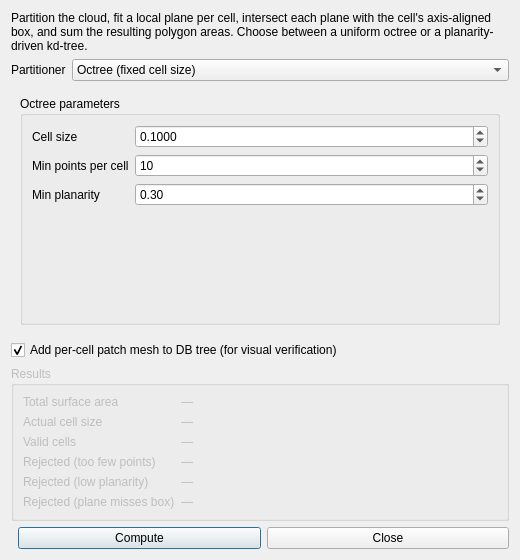
<?xml version="1.0" encoding="UTF-8"?>
<ui version="4.0">
 <class>OutcropAreaDialog</class>
 <widget class="QDialog" name="OutcropAreaDialog">
  <property name="geometry">
   <rect><x>0</x><y>0</y><width>520</width><height>560</height></rect>
  </property>
  <property name="windowTitle">
   <string>qTracer — Compute Outcrop Area</string>
  </property>
  <layout class="QVBoxLayout" name="mainLayout">
   <item>
    <widget class="QLabel" name="infoLabel">
     <property name="text">
      <string>Partition the cloud, fit a local plane per cell, intersect each plane with the cell's axis-aligned box, and sum the resulting polygon areas. Choose between a uniform octree or a planarity-driven kd-tree.</string>
     </property>
     <property name="wordWrap"><bool>true</bool></property>
    </widget>
   </item>

   <item>
    <layout class="QFormLayout">
     <item row="0" column="0"><widget class="QLabel"><property name="text"><string>Partitioner</string></property></widget></item>
     <item row="0" column="1">
      <widget class="QComboBox" name="partitionerComboBox">
       <item><property name="text"><string>Octree (fixed cell size)</string></property></item>
       <item><property name="text"><string>Kd-tree (adaptive, planarity-driven)</string></property></item>
      </widget>
     </item>
    </layout>
   </item>

   <item>
    <widget class="QStackedWidget" name="paramsStack">
     <property name="currentIndex"><number>0</number></property>

     <!-- Page 0: Octree params -->
     <widget class="QWidget" name="octreePage">
      <layout class="QVBoxLayout">
       <item>
        <widget class="QGroupBox" name="octreeParamsGroup">
         <property name="title"><string>Octree parameters</string></property>
         <layout class="QFormLayout">
          <item row="0" column="0"><widget class="QLabel"><property name="text"><string>Cell size</string></property></widget></item>
          <item row="0" column="1">
           <widget class="QDoubleSpinBox" name="cellSizeSpinBox">
            <property name="toolTip"><string>Approximate cube side length (world units). Actual value is snapped to the nearest octree level.</string></property>
            <property name="decimals"><number>4</number></property>
            <property name="minimum"><double>0.000100000000000</double></property>
            <property name="maximum"><double>10000.000000000000000</double></property>
            <property name="singleStep"><double>0.010000000000000</double></property>
            <property name="value"><double>0.100000000000000</double></property>
           </widget>
          </item>
          <item row="1" column="0"><widget class="QLabel"><property name="text"><string>Min points per cell</string></property></widget></item>
          <item row="1" column="1">
           <widget class="QSpinBox" name="minPointsSpinBox">
            <property name="minimum"><number>3</number></property>
            <property name="maximum"><number>1000000</number></property>
            <property name="value"><number>10</number></property>
           </widget>
          </item>
          <item row="2" column="0"><widget class="QLabel"><property name="text"><string>Min planarity</string></property></widget></item>
          <item row="2" column="1">
           <widget class="QDoubleSpinBox" name="minPlanaritySpinBox">
            <property name="toolTip"><string>Cells whose PCA planarity (λ2-λ3)/λ1 is below this threshold are skipped.</string></property>
            <property name="decimals"><number>2</number></property>
            <property name="minimum"><double>0.000000000000000</double></property>
            <property name="maximum"><double>1.000000000000000</double></property>
            <property name="singleStep"><double>0.050000000000000</double></property>
            <property name="value"><double>0.300000000000000</double></property>
           </widget>
          </item>
         </layout>
        </widget>
       </item>
      </layout>
     </widget>

     <!-- Page 1: Kd-tree params -->
     <widget class="QWidget" name="kdtreePage">
      <layout class="QVBoxLayout">
       <item>
        <widget class="QGroupBox" name="kdtreeParamsGroup">
         <property name="title"><string>Kd-tree parameters</string></property>
         <layout class="QFormLayout">
          <item row="0" column="0"><widget class="QLabel"><property name="text"><string>Max error (RMS)</string></property></widget></item>
          <item row="0" column="1">
           <widget class="QDoubleSpinBox" name="maxErrorSpinBox">
            <property name="toolTip"><string>Max per-leaf planar-fit RMS residual. Smaller = finer partitioning, more leaves.</string></property>
            <property name="decimals"><number>5</number></property>
            <property name="minimum"><double>0.000010000000000</double></property>
            <property name="maximum"><double>10000.000000000000000</double></property>
            <property name="singleStep"><double>0.001000000000000</double></property>
            <property name="value"><double>0.010000000000000</double></property>
           </widget>
          </item>
          <item row="1" column="0"><widget class="QLabel"><property name="text"><string>Min points per leaf</string></property></widget></item>
          <item row="1" column="1">
           <widget class="QSpinBox" name="minPointsKdSpinBox">
            <property name="toolTip"><string>Kd-tree never splits a cell below this. Also used to filter sparse leaves in the area sum.</string></property>
            <property name="minimum"><number>3</number></property>
            <property name="maximum"><number>1000000</number></property>
            <property name="value"><number>10</number></property>
           </widget>
          </item>
         </layout>
        </widget>
       </item>
      </layout>
     </widget>
    </widget>
   </item>

   <item>
    <widget class="QCheckBox" name="addPatchMeshCheckBox">
     <property name="text"><string>Add per-cell patch mesh to DB tree (for visual verification)</string></property>
     <property name="checked"><bool>true</bool></property>
    </widget>
   </item>

   <item>
    <widget class="QGroupBox" name="resultsGroup">
     <property name="title"><string>Results</string></property>
     <property name="enabled"><bool>false</bool></property>
     <layout class="QFormLayout">
      <item row="0" column="0"><widget class="QLabel"><property name="text"><string>Total surface area</string></property></widget></item>
      <item row="0" column="1"><widget class="QLabel" name="totalAreaLabel"><property name="text"><string>—</string></property><property name="textInteractionFlags"><set>Qt::TextSelectableByMouse</set></property></widget></item>

      <item row="1" column="0"><widget class="QLabel" name="cellSizeReportLabel"><property name="text"><string>Actual cell size</string></property></widget></item>
      <item row="1" column="1"><widget class="QLabel" name="actualCellSizeLabel"><property name="text"><string>—</string></property><property name="textInteractionFlags"><set>Qt::TextSelectableByMouse</set></property></widget></item>

      <item row="2" column="0"><widget class="QLabel"><property name="text"><string>Valid cells</string></property></widget></item>
      <item row="2" column="1"><widget class="QLabel" name="validCellsLabel"><property name="text"><string>—</string></property></widget></item>

      <item row="3" column="0"><widget class="QLabel"><property name="text"><string>Rejected (too few points)</string></property></widget></item>
      <item row="3" column="1"><widget class="QLabel" name="rejectedByCountLabel"><property name="text"><string>—</string></property></widget></item>

      <item row="4" column="0"><widget class="QLabel" name="rejectedPlanarityCaption"><property name="text"><string>Rejected (low planarity)</string></property></widget></item>
      <item row="4" column="1"><widget class="QLabel" name="rejectedByPlanarityLabel"><property name="text"><string>—</string></property></widget></item>

      <item row="5" column="0"><widget class="QLabel"><property name="text"><string>Rejected (plane misses box)</string></property></widget></item>
      <item row="5" column="1"><widget class="QLabel" name="rejectedDegenerateLabel"><property name="text"><string>—</string></property></widget></item>
     </layout>
    </widget>
   </item>

   <item>
    <layout class="QHBoxLayout">
     <item>
      <spacer><property name="orientation"><enum>Qt::Horizontal</enum></property></spacer>
     </item>
     <item>
      <widget class="QPushButton" name="computeButton">
       <property name="text"><string>Compute</string></property>
       <property name="default"><bool>true</bool></property>
      </widget>
     </item>
     <item>
      <widget class="QPushButton" name="closeButton">
       <property name="text"><string>Close</string></property>
      </widget>
     </item>
    </layout>
   </item>
  </layout>
 </widget>
</ui>
